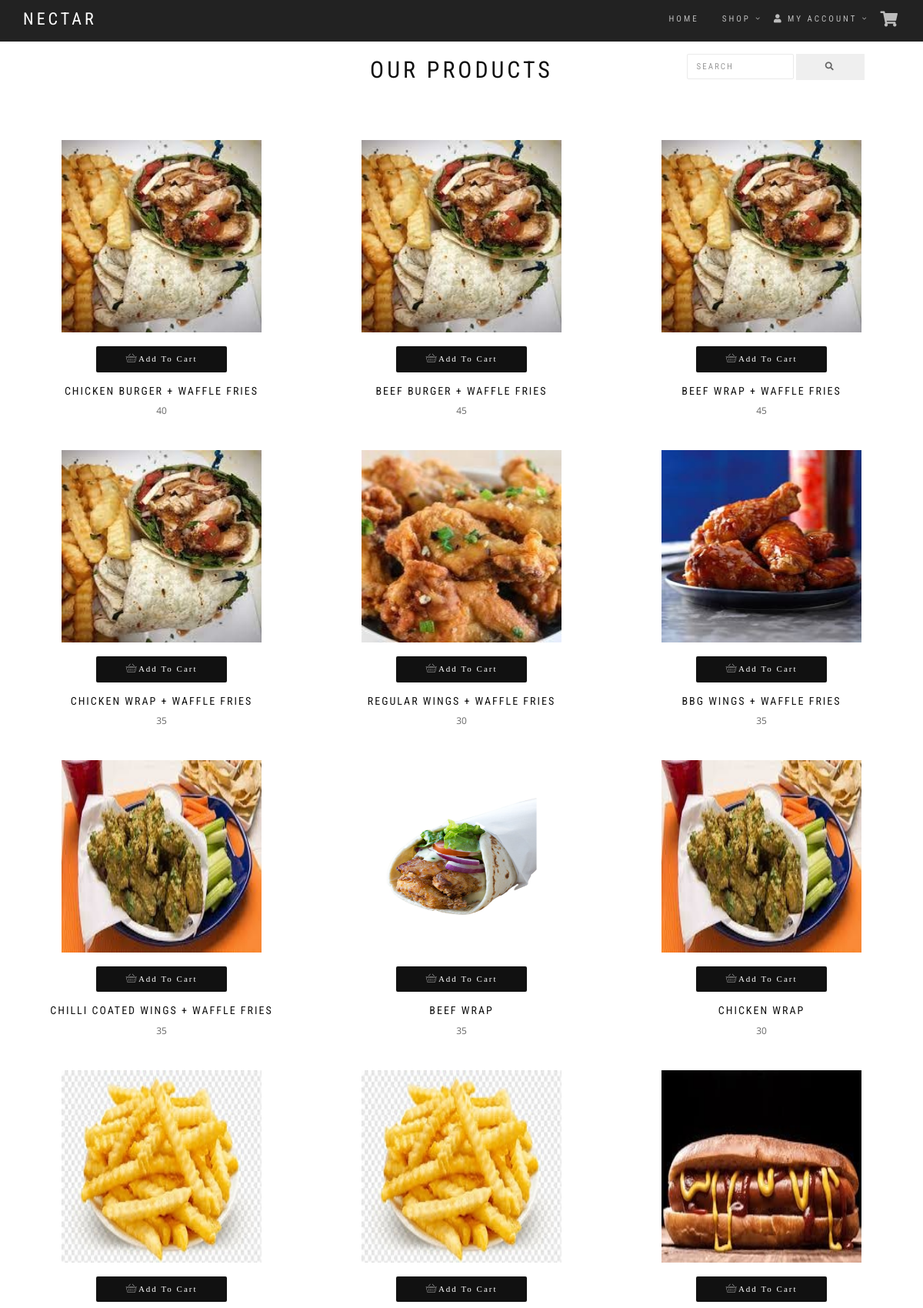
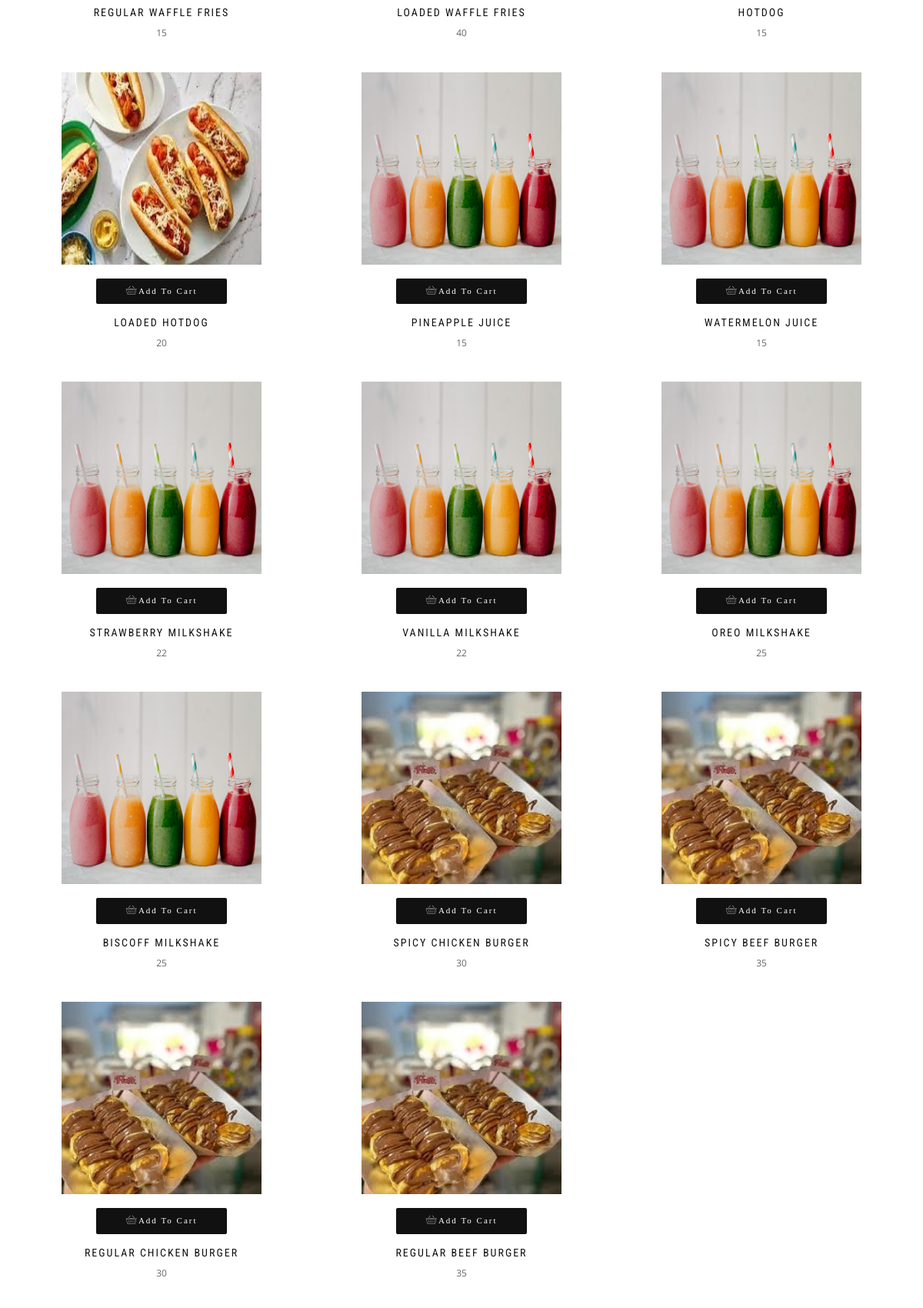
Page /views/shop.php (upper part) on the committed database (2 pictures, top to bottom).
### tables this page shows
CREATE TABLE `products` (
  `product_id` int(11) NOT NULL,
  `product_cat` int(11) NOT NULL,
  `product_brand` int(11) NOT NULL,
  `product_title` varchar(200) NOT NULL,
  `product_price` double NOT NULL,
  `product_desc` varchar(500) DEFAULT NULL,
  `product_image` varchar(100) DEFAULT NULL,
  `product_keywords` varchar(100) DEFAULT NULL
);

### settings/connection.php (called while the page is built, shortened)
<?php
class Connection{
	public $db = null;
	public $results = null;
	function connection(){
		$this->db = mysqli_connect(SERVER, USER, PASSWORD, DATABASE);
		return true;
	}
	function query($query){
		$this->results = mysqli_query($this->db, $query);
		return true;
	}
	function fetch($query){
		if($this->query($query)) {
			return mysqli_fetch_all($this->results, MYSQLI_ASSOC);
		}
		return false;
	}
}
?>

### controllers/product_controller.php (called while the page is built, shortened)
<?php
require('../classes/product_class.php');
function select_all_products_controller(){
    $product_instance = new Product();
    return $product_instance->select_all_products();
}
?>

### classes/product_class.php (called while the page is built, shortened)
<?php
require('../settings/connection.php');
class Product extends Connection{
    function select_all_products(){
		return $this->fetch("select * from products");
	}
}
?>

### controllers/cart_controller.php (called while the page is built, shortened)
<?php
    function getRealIpAddr(){
        if (!empty($_SERVER['HTTP_CLIENT_IP']))
        {
        $ip=$_SERVER['HTTP_CLIENT_IP'];
        }
        elseif (!empty($_SERVER['HTTP_X_FORWARDED_FOR']))
        {
        $ip=$_SERVER['HTTP_X_FORWARDED_FOR'];
        }
        else
        {
        $ip=$_SERVER['REMOTE_ADDR'];
        }
        return $ip;
    }
?>

### views/shop.php (the view, shortened to what this page needs)
<?php
require('../controllers/product_controller.php');
require('../controllers/cart_controller.php');
include('menu.php');
?>
<div class="main">
  <section class="module-small" id="products">
    <div class="container">
      <div class="row">
        <div class="col-sm-6 col-sm-offset-3">
          <h2 class="module-title font-alt">Our Products</h2>
        </div>
        <form class="form-inline" method="get" action="../actions/search.php">
          <input class="form-control" type="search" placeholder="Search"  name="searchTerm">
          <button class="btn btn-outline-success my-2 my-sm-0" type="submit" name="search"><i class ="fa fa-search"></i></button>
        </form>
      </div>
      <div class="row multi-columns-row">
        <?php
          $products=select_all_products_controller();
          $ipadd=getRealIpAddr();
          if(isset($_SESSION['user_id'])) {
            $cid=$_SESSION['user_id'];
          }
          else{$cid=null;}
          $qty=1;
          foreach ($products as $product){
            $id=$product['product_id'];
        ?>
        <div class="col-sm-6 col-md-4 col-lg-4">
          <div class="shop-item">
            <div class="shop-item-image"><img style='height:250px;width:260px;overflow:hidden;' src=<?php echo $product['product_image'];?> />
            </div>
            <?php if(True ) {?>
            <div class="cart" style="padding-top:5%">
              <a class="btn btn-round btn-b" href="<?php echo '../actions/add_to_cart.php?pid='.$id.'&ipadd='.$ipadd.'&cid='.$cid.'&qty='.$qty ?>"><span class="icon-basket">Add To Cart</span></a>
            </div>
            <?php }else{?>
            <div class="cart" style="padding-top:5%; color:red">
                <a class="btn btn-danger btn-round" href="">Out of Stock</a>
            </div>
            <?php }?>
              <h4 class="shop-item-title font-alt"><a href="single_product.php?id=<?= $id;?>" ><?= $product['product_title']?></a></h4> <?= $product['product_price']?>
            </div>
        </div>
          <?php }; ?>
      </div>
  </section>
</div>

### views/menu.php (shortened to what this page needs)
<!DOCTYPE html>
<html lang="en-US" dir="ltr">
  <head>
    <link href="../assets/lib/bootstrap/dist/css/bootstrap.min.css" rel="stylesheet">
    <link href="../assets/lib/animate.css/animate.css" rel="stylesheet">
    <link href="../assets/lib/components-font-awesome/css/font-awesome.min.css" rel="stylesheet">
    <link href="../assets/lib/et-line-font/et-line-font.css" rel="stylesheet">
    <link href="../assets/lib/flexslider/flexslider.css" rel="stylesheet">
    <link href="../assets/lib/owl.carousel/dist/assets/owl.carousel.min.css" rel="stylesheet">
    <link href="../assets/lib/owl.carousel/dist/assets/owl.theme.default.min.css" rel="stylesheet">
    <link href="../assets/lib/magnific-popup/dist/magnific-popup.css" rel="stylesheet">
    <link href="../assets/lib/simple-text-rotator/simpletextrotator.css" rel="stylesheet">
    <link href="../assets/css/style.css" rel="stylesheet">
    <link id="color-scheme" href="../assets/css/colors/default.css" rel="stylesheet">
    <link rel="stylesheet" href="https://cdnjs.cloudflare.com/ajax/libs/font-awesome/5.13.0/css/all.min.css">
  </head>
  <body data-spy="scroll" data-target=".onpage-navigation" data-offset="60">
    <main>
      <nav class="navbar navbar-custom navbar-fixed-top " role="navigation">
        <div class="container">
          <div class="navbar-header">
            <a class="navbar-brand" href="#">Nectar</a>
          </div>
          <div class="collapse navbar-collapse" id="custom-collapse">
            <ul class="nav navbar-nav navbar-right">
                <li ><a  href="./shop.php#products" >Home</a>
                <li class= "dropdown"><a  class="dropdown-toggle" href="./shop.php" >Shop</a>
                </li>
                <li class= "dropdown"><a  class="dropdown-toggle" href="./shop.php" ><i class="fa fa-user" aria-hidden="true"></i> My Account</a>
                </li>
                <li><a  href="cart.php" ><i class="fa fa-shopping-cart" style="font-size:20px"></i></a> </li>
          </div>
        </div>
      </nav>

### assets/css/style.css (style rules this page uses)
html { overflow-y: scroll; overflow-x: hidden; -ms-overflow-style: scrollbar; }
body { background: #fff; font: 400 12px/1.8 "Open Sans", sans-serif; color: #666; -webkit-font-smoothing: antialiased; }
img { max-width: 100%; height: auto; }
a, .btn { transition: all 0.125s ease-in-out 0s; }
.btn, .well, .panel, .progress, .form-control, .form-control:hover, .form-control:focus, .navbar-custom .dropdown-menu { box-shadow: none; }
.well, .label, .alert, .progress, .form-control, .modal-content, .panel-heading, .panel-group .panel, .nav-tabs > li > a, .nav-pills > li > a { border-radius: 2px; }
.main { position: relative; background-color: #fff; z-index: 1; }
.module, .module-small { position: relative; padding: 140px 0; background-repeat: no-repeat; background-position: 50% 50%; background-size: cover; }
.module-small { padding: 70px 0; }
.btn { border-radius: 0; font-family: "Roboto Condensed", sans-serif; text-transform: uppercase; letter-spacing: 2px; font-size: 11px; padding: 8px 37px; }
.btn.btn-round { border-radius: 2px; }
.btn.btn-b { background: #111111; color: #fff; }
.form-control { font-family: "Roboto Condensed", sans-serif; text-transform: uppercase; letter-spacing: 2px; font-size: 11px; height: 33px; border: 1px solid #EAEAEA; border-radius: 2px; transition: all 0.4s ease-in-out 0s; }
a { color: #111; }
h1, h2, h3, h4, h5, h6 { line-height: 1.4; font-weight: 400; }
p, ol, ul, blockquote { margin: 0 0 20px; }
.font-alt { font-family: "Roboto Condensed", sans-serif; text-transform: uppercase; letter-spacing: 2px; }
.module-title { position: relative; letter-spacing: 4px; text-align: center; font-weight: 400; font-size: 30px; color: #111; margin: 0 0 70px; }
.navbar-custom { background-color: rgba(10, 10, 10, 0.9); border: 0; border-radius: 0; z-index: 1000; font-family: "Roboto Condensed", sans-serif; text-transform: uppercase; letter-spacing: 3px; font-size: 11px; transition: background, padding 0.4s ease-in-out 0s; }
.navbar a { transition: color 0.125s ease-in-out 0s; }
.navbar-custom .navbar-brand { letter-spacing: 4px; font-weight: 400; font-size: 22px; color: #fff; }
.navbar-custom .nav li > a { position: relative; color: rgba(255, 255, 255, 0.7); }
.navbar-custom .dropdown-toggle:after { position: absolute; display: block; right: 0; top: 50%; margin-top: -6px; font: normal normal normal 14px/1 FontAwesome; font-size: 9px; content: "\f107"; text-rendering: auto; -webkit-font-smoothing: antialiased; -moz-osx-font-smoothing: grayscale; }
.shop-item { text-align: center; margin: 0 0 40px; }
.shop-item-image { position: relative; overflow: hidden; }
.shop-item-image img { width: 100%; }
.shop-item-detail, .shop-item-image:after { transition: all 0.4s ease-in-out 0s; }
.shop-item-image:after { position: absolute; display: block; content: ""; height: 100%; width: 100%; left: 0; top: 0; }
.shop-item-title { font-weight: 400; font-size: 14px; color: #111; margin: 15px 0 5px; }

### rows in the picture
products: product_image (picture), product_title "CHICKEN BURGER + WAFFLE FRIES", product_price "40"
products: product_image (picture), product_title "BEEF BURGER + WAFFLE FRIES", product_price "45"
products: product_image (picture), product_title "BEEF WRAP + WAFFLE FRIES", product_price "45"
products: product_image (picture), product_title "CHICKEN WRAP + WAFFLE FRIES", product_price "35"
products: product_image (picture), product_title "REGULAR WINGS + WAFFLE FRIES", product_price "30"
products: product_image (picture), product_title "BBG WINGS + WAFFLE FRIES", product_price "35"
products: product_image (picture), product_title "CHILLI COATED WINGS + WAFFLE FRIES", product_price "35"
products: product_image (picture), product_title "BEEF WRAP", product_price "35"
products: product_image (picture), product_title "CHICKEN WRAP", product_price "30"
products: product_image (picture), product_title "REGULAR WAFFLE FRIES", product_price "15"
products: product_image (picture), product_title "LOADED WAFFLE FRIES", product_price "40"
products: product_image (picture), product_title "HOTDOG", product_price "15"
products: product_image (picture), product_title "LOADED HOTDOG", product_price "20"
products: product_image (picture), product_title "PINEAPPLE JUICE", product_price "15"
products: product_image (picture), product_title "WATERMELON JUICE", product_price "15"
products: product_image (picture), product_title "STRAWBERRY MILKSHAKE", product_price "22"
products: product_image (picture), product_title "VANILLA MILKSHAKE", product_price "22"
products: product_image (picture), product_title "OREO MILKSHAKE", product_price "25"
products: product_image (picture), product_title "BISCOFF MILKSHAKE", product_price "25"
products: product_image (picture), product_title "SPICY CHICKEN BURGER", product_price "30"
products: product_image (picture), product_title "SPICY BEEF BURGER", product_price "35"
products: product_image (picture), product_title "REGULAR CHICKEN BURGER", product_price "30"
products: product_image (picture), product_title "REGULAR BEEF BURGER", product_price "35"
